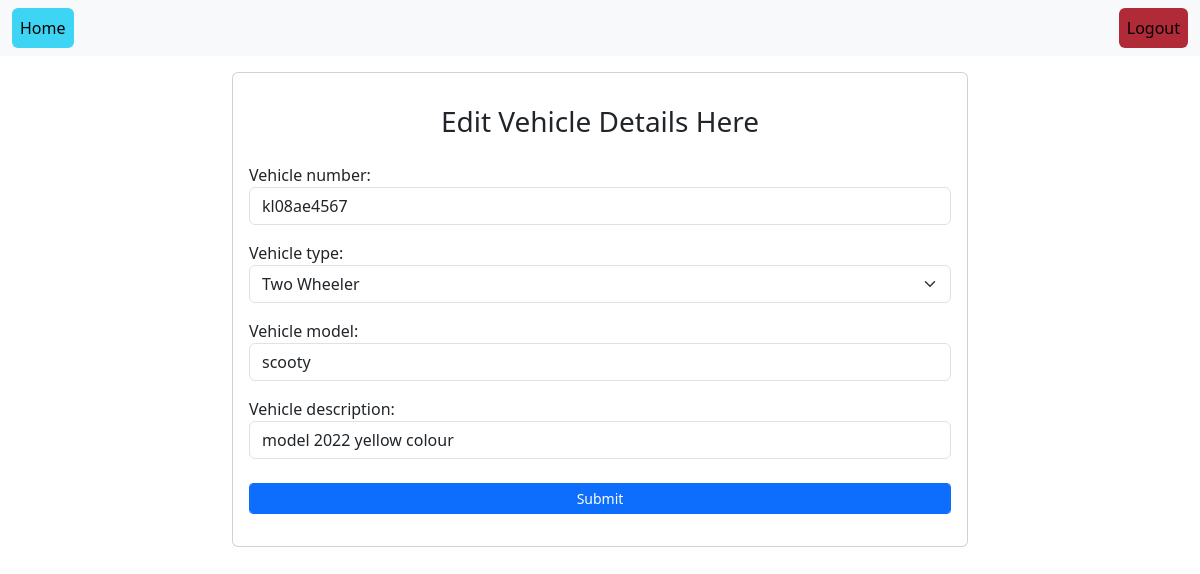
The page /vehicle/5/edit/ (signed in) on the database its author committed.
### vehicle_managementweb/models.py (models this page shows)
class Vehicles(models.Model):
    alphanumeric=RegexValidator(r"^[0-9a-zA-Z_]*$",'Only use alphanumeric characters')
    types=[
        ("Two Wheeler","Two Wheeler"),
        ("Three Wheeler","Three Wheeler"),
        ("Four Wheeler","Four Wheeler")
    ]
    user=models.ForeignKey(User,on_delete=models.CASCADE,null=True)
    vehicle_number=models.CharField(max_length=100,validators=[alphanumeric])
    vehicle_type=models.CharField(max_length=100,choices=types,default="two wheeler")
    vehicle_model=models.CharField(max_length=100)
    vehicle_description=models.CharField(max_length=250)

### vehicle_managementweb/views.py (the view)
# urls.py: path("vehicle/<int:id>/edit/",views.Edit_vehicledetailsView.as_view(),name="edit-vehicle"),
@method_decorator(decs,name="dispatch")
class Edit_vehicledetailsView(UpdateView):
    model=Vehicles
    form_class=VehicleForm
    template_name="vehicledetails-edit.html"
    success_url=reverse_lazy("home")
    pk_url_kwarg="id"

### vehicle_managementweb/forms.py
class VehicleForm(forms.ModelForm):
    class Meta:
        model=Vehicles
        fields=["vehicle_number",'vehicle_type','vehicle_model',"vehicle_description"]
        widgets={
            "vehicle_number":forms.TextInput(attrs={"class":"form-control",'pattern':'[A-Za-z0-9]+','title':'Enter Alphanumeric Characters Only A-Z,a-z,0-9 ',"placeholder":"enter vehicle number"}),
            "vehicle_model":forms.TextInput(attrs={"class":"form-control","placeholder":"enter vehicle model"}),
            "vehicle_description":forms.TextInput(attrs={"class":"form-control","placeholder":"enter vehicle description"}),
            "vehicle_type":forms.Select(attrs={"class":"form-select form-control"})
        }

### vehicle_managementweb/views.py (called while the page is built)
def signin_required(fn):
    def wrapper(request,*args,**kwargs):
        if not request.user.is_authenticated:
            return redirect("signin")
        else:
            return fn(request,*args,**kwargs)
    return wrapper

def admin_or_superadmin_required(user):
    return user.is_authenticated and user.role in (1,2)

### vehicle_managementweb/templates/vehicledetails-edit.html (shortened to what this page needs)
{%extends 'base.html'%}
{%block body%}
    <div class="container mt-3">
        <div class="row">
            <div class="col-2"></div>
            <div class="col-8">
                <div class="card">
                    <div class="card-body">
                        <h3 style="text-decoration: none;" class="text-center mt-3 mb-4">Edit Vehicle Details Here</h3>
                        <form action="" method="POST">
                            {{form.as_p}}
                            <div class="text-center">
                                <input class="btn btn-primary btn-sm mt-2 mb-3 form-control" type="submit" value="Submit">
                            </div>
                        </form>
                    </div>
                </div>
            </div>
            <div class="col-2"></div>
        </div>
    </div>
{%endblock%}

### rows shown on the page
Vehicles: vehicle_number "kl08ae4567", vehicle_type "Two Wheeler", vehicle_model "scooty", vehicle_description "model 2022 yellow colour"
